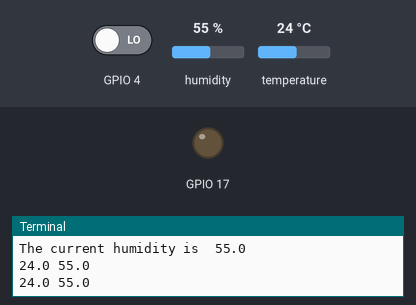
Bench run of a program on a simulated Raspberry Pi (BCM pin numbers). Parts: output pins drawn as LEDs (lit = HIGH), the last lines printed to the terminal. Inputs (shaded band) come from the test bench; at power-on: humidity 55 %, GPIO 4 LOW, temperature 24 °C. Sound played through the audio output is not drawn and takes no time.

Above: at 1.7 s.
1.8 s: humidity set to 79 %
3.3 s: humidity set to 82 %
At 4.7 s:
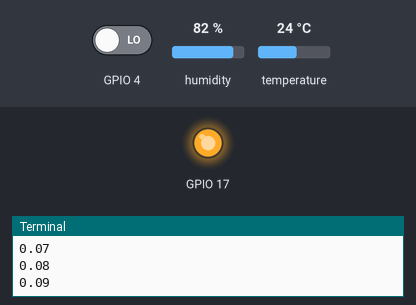
Timing chart, 0 to 6.3 s (numbered marks = the images above; inputs shaded):
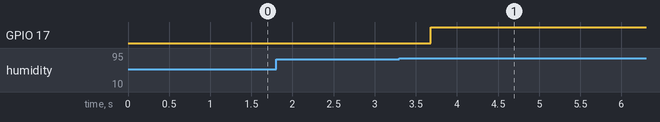

Measured:
- the behaviour switches between 80 and 81 % on humidity (found by bisection; images 0 and 1)
- after the input at 3.3 s, GPIO 17: LOW → HIGH after 0.38 s

The program:

old_main.py
```python
from pygame import mixer
from time import sleep
mixer.init()

import RPi.GPIO as GPIO
GPIO.setmode(GPIO.BCM)     # set up BCM GPIO numbering
GPIO.setup(4, GPIO.IN)    # set GPIO4 as input (light sensor)
GPIO.setup(17, GPIO.OUT)   # set GPIO17 as an output (LED)

import Adafruit_DHT as DHT

#choose music
mixer.music.load("halo_choir.mp3") # This .mp3 needs to be in the same folder as your .py python file
mixer.music.set_volume(0)

music_playing_flag = False

def get_humidity():
    humid, temp = DHT.read_retry(DHT.DHT11, 3)
    print(temp, humid)

    return humid


def fade_in_music():

    print("Music fading in")

    mixer.music.play()
    for x in range(100):
        volume = x/100
        mixer.music.set_volume(volume)
        sleep(0.1)
        print(volume)

def fade_out_music():
    #there is an inbuilt pygame fadeout but I didn't like it
    print("Music fading out")

    for x in range(100):
        volume = x/100
        mixer.music.set_volume(1-volume)
        sleep(0.1)
        print(1-volume)

    mixer.music.stop()

print("The current humidity is ", get_humidity())


#fade_in_music()
#fade_out_musicy()
#fade_out_music()
# idea: maybe link the light level to volume?

checkHumidityOnlyEvery10Times = 0

try:
    while True:            # This will carry on until you hit CTRL+C

         # Iterates up to ten before resetting
         checkHumidityOnlyEvery10Times +=1

         # When it gets to ten
         if checkHumidityOnlyEvery10Times % 10 == 0:

             # Check the humidity is nice and high
             if get_humidity() > 80:

                # reset the humidty counter from 10 back to 0
                checkHumidityOnlyEvery10Times = 0

                # Check the light sensor on GPIO 4. "0" means light detected.
                if GPIO.input(4) == 0:
                    print("SunLight Detected, playing music.")

                    # Only fade in if not already playing
                    if music_playing_flag == False:
                        GPIO.output(17, 1)  # Turn on LED on GPIO 17
                        fade_in_music()


                    elif music_playing_flag == True:
                        print("Sunny but music already playing, no fade in needed")

                    # Sets the flag to playing so it doesn't keep fading in again
                    music_playing_flag = True

                # Checks for sunlight on GPIO 4. "1" means bright sunlight not detected.
                elif GPIO.input(4) == 1:

                    print("No sunlight, no music.")
                    if music_playing_flag == True:
                        GPIO.output(17, 0) # Turn off LED on GPIO 17
                        fade_out_music()

                    # Sets a flag to false so it doesn't keep fading out again and again.
                    music_playing_flag = False

                sleep(1) # Wait 1 seconds because a delay here MIGHT help stability.

                # Helps me debug the flag
                print("Music playing flag is ", music_playing_flag)

# this block will run no matter how the try block exits
finally:
    GPIO.cleanup()
    mixer.music.stop()
```
